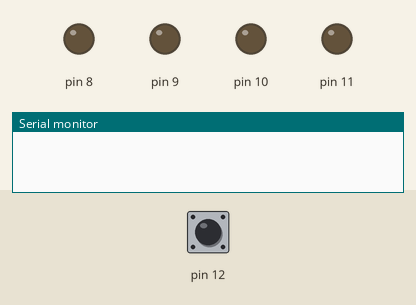
A sketch run on a simulated Arduino Uno, built with avr-gcc and run on an emulated ATmega328P. Shown: output pins drawn as LEDs (lit = HIGH), the last lines printed to the serial monitor. The test bench sets the inputs (shaded band); at power-on: pin 12 HIGH.

Above: at 1.2 s.
1.3 s: pin 12 pulled LOW for 0.15 s
At 2.4 s:
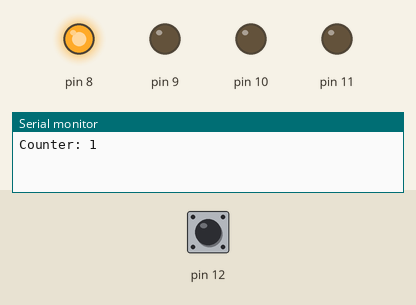
2.9 s: pin 12 pulled LOW for 1 s
At 3.6 s:
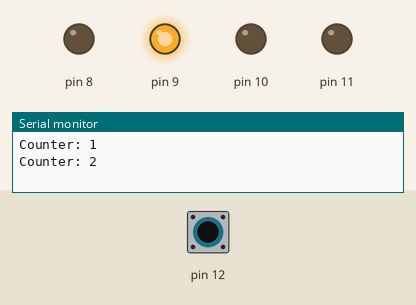
5.4 s: pin 12 pulled LOW for 0.15 s
At 6.6 s:
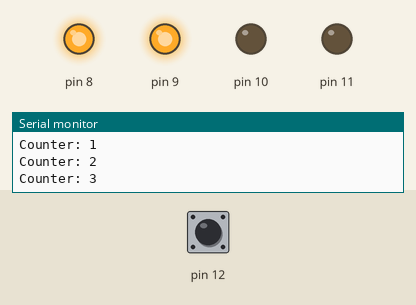
7.0 s: pin 12 pulled LOW for 3.2 s
At 8.0 s:
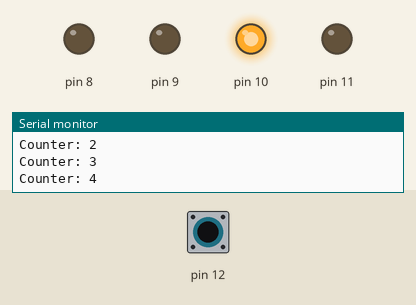
11.7 s: pin 12 pulled LOW for 0.15 s
At 12.7 s:
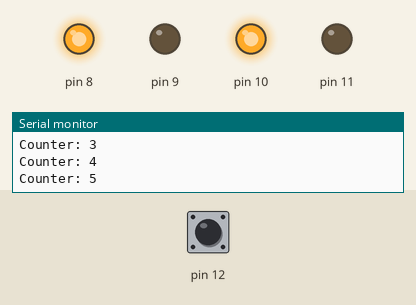
13.3 s: pin 12 pulled LOW for 1 s
At 14.0 s:
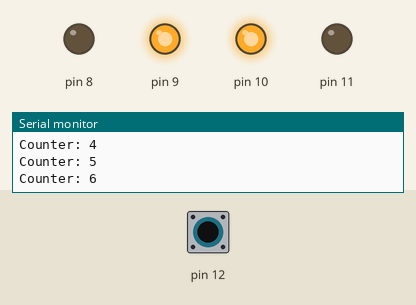
Timing chart, 0 to 16.3 s (numbered marks = the images above; inputs shaded):
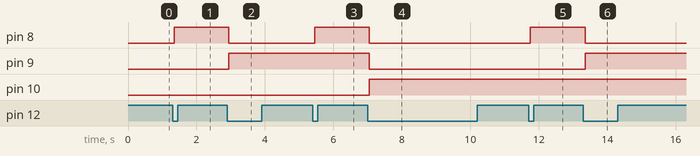

The sketch:

sketch.ino
```cpp
void setup() {
  DDRB |= (1 << DDB0) | (1 << DDB1) | (1 << DDB2) | (1 << DDB3);
  DDRB &= ~(1 << DDB4);

  PORTB |= (1 << PORTB4);

  Serial.begin(9600);
}

void loop() {
  static uint8_t counter = 0;
  static bool lastButtonState = HIGH;

  bool currentButtonState = (PINB & (1 << PINB4));

  if (lastButtonState == HIGH && currentButtonState == LOW) {
    delay(50);

    counter = (counter + 1) % 16;

    PORTB = (PORTB & 0xF0) | (counter & 0x0F);

    Serial.print("Counter: ");
    Serial.println(counter);
  }

  lastButtonState = currentButtonState;
}
```

Measured:
- after the input at 1.3 s, pin 8: LOW → HIGH after 0.05 s
- after the input at 2.9 s, pin 8: HIGH → LOW after 0.05 s; pin 9: LOW → HIGH after 0.05 s
- after the input at 5.4 s, pin 8: LOW → HIGH after 0.05 s
- after the input at 7.0 s, pin 8, pin 9: HIGH → LOW after 0.05 s; pin 10: LOW → HIGH after 0.05 s
- after the input at 11.7 s, pin 8: LOW → HIGH after 0.05 s
- after the input at 13.3 s, pin 8: HIGH → LOW after 0.05 s; pin 9: LOW → HIGH after 0.05 s
